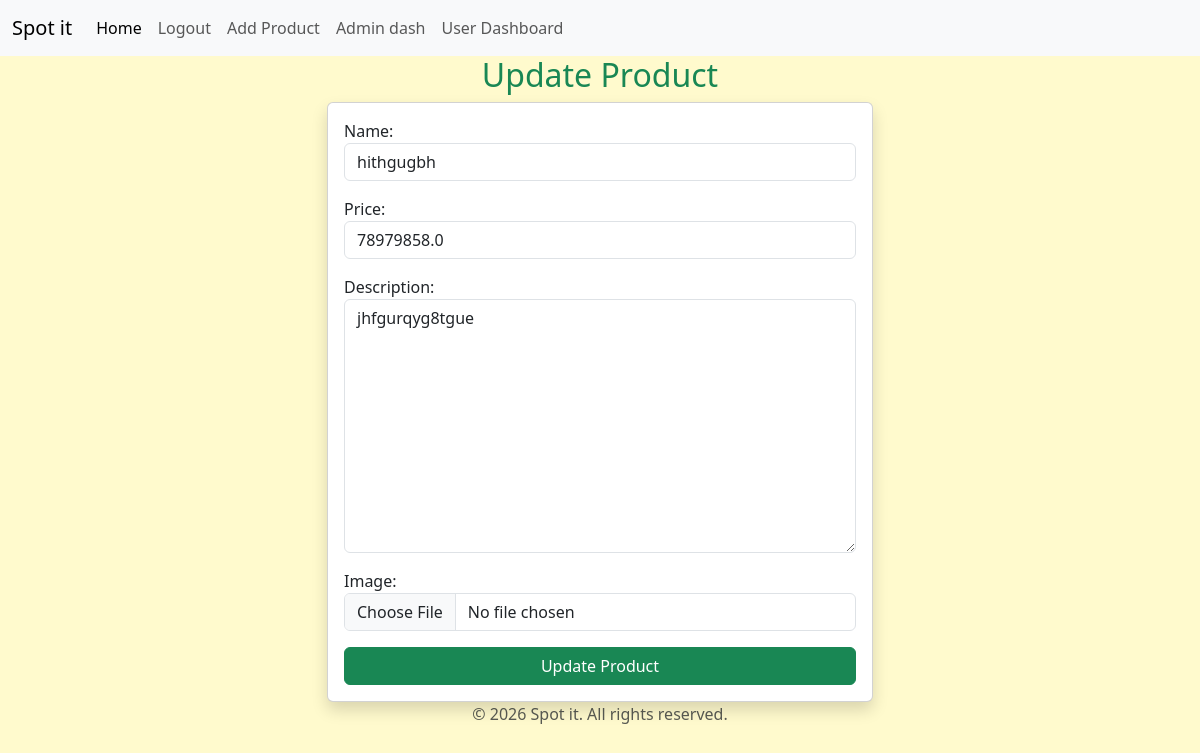
/update/5/ (signed in), run on the app's committed database.
### leapp/models.py (models this page shows, shortened)
class Car(models.Model):
    name = models.CharField(max_length=100)
    price = models.FloatField()
    description = models.TextField()
    image = models.ImageField(upload_to='cars/')
    created_at = models.DateTimeField(auto_now_add=True)

### leapp/views.py (the view)
# urls.py: path('update/<int:id>/',views.update_product,name='update'),
@staff_member_required(login_url='login')
def update_product(request,id):
    product=get_object_or_404(Car,id=id)
    if request.method=='POST':
        form = CarForm(request.POST,request.FILES,instance=product)
        if form.is_valid():
            form.save()
            return redirect('products')
    else :
        form=CarForm(instance=product)
        return render(request,'addproduct.html',{'form':form})

### leapp/forms.py
class CarForm(forms.ModelForm):
    class Meta:
        model = Car
        fields = ['name', 'price', 'description', 'image']
        widgets = {
            'name': forms.TextInput(attrs={
                'class': 'form-control',
                'placeholder': 'Enter car name'
            }),
            'price': forms.NumberInput(attrs={
                'class': 'form-control',
                'placeholder': 'Enter car price'
            }),
            'description': forms.Textarea(attrs={
                'class': 'form-control',
                'placeholder': 'Enter car description'
            }),
            'image': forms.FileInput(attrs={'class': 'form-control'}),
        }

### leapp/templates/addproduct.html (shortened to what this page needs)
{% extends 'base.html' %}
{% block content %}
<div class="container">
    <div class="row justify-content-center">
        <div class="col-md-6">
            {% if form.instance.id %}
            <h2 class="text-success text-center">Update Product</h2>
            {% else %}
            <h2 class="text-warning text-center">Add product</h2>
            {% endif %}
            <form method="POST" class="card p-3 shadow" enctype="multipart/form-data">
            {{form.as_p}}
            <button type="submit" class="btn btn-success">
                {% if form.instance.id%}Update Product{% else%}Add Product{% endif %}</button>
            </form>
        </div>
    </div>
</div>
{% endblock %}

### leapp/static/css/style.css (style rules this page uses)
body { background-color:lemonchiffon; }

### data on the page
Car: name "hithgugbh", price "78979858.0", description "jhfgurqyg8tgue"
